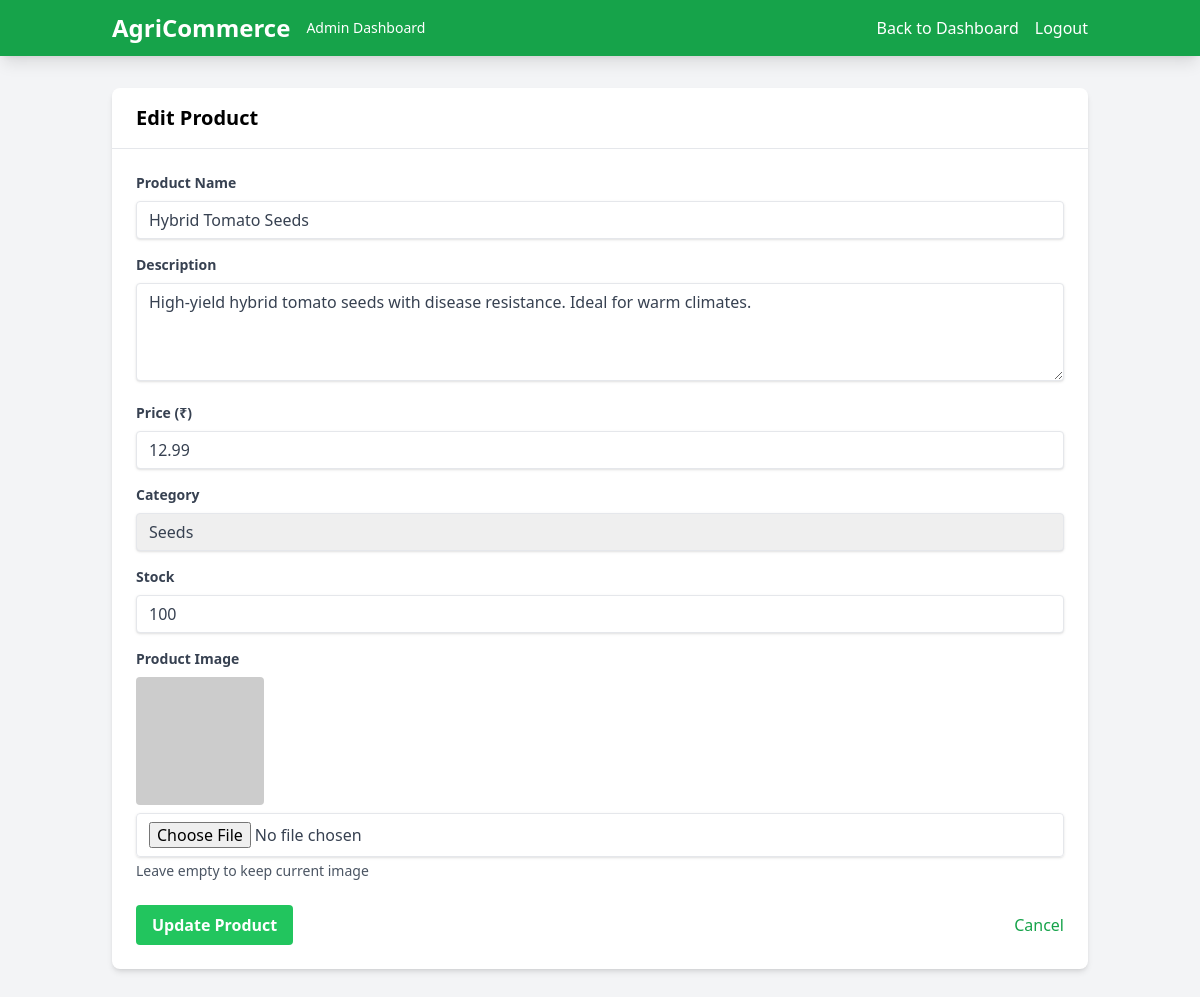
Before: /admin/edit_product.php?id=1 (signed in) with the older database file.
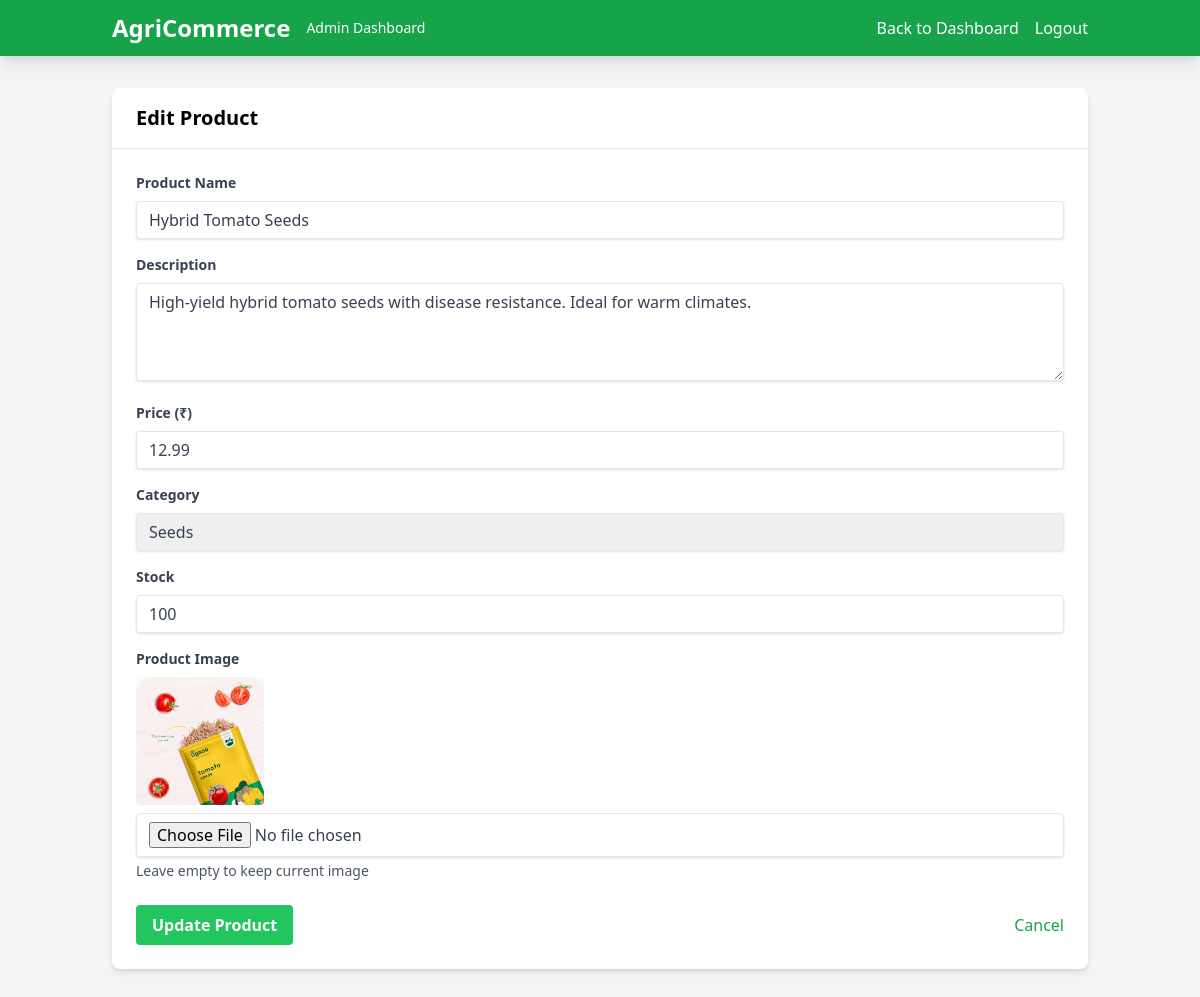
After: the same page with the newer database file.
### tables this page shows
CREATE TABLE IF NOT EXISTS products (
    id INT AUTO_INCREMENT PRIMARY KEY,
    name VARCHAR(255) NOT NULL,
    description TEXT,
    price DECIMAL(10,2) NOT NULL,
    image VARCHAR(255),
    category VARCHAR(100),
    stock INT DEFAULT 0,
    created_at TIMESTAMP DEFAULT CURRENT_TIMESTAMP
);

### admin/edit_product.php (the view, shortened to what the changed rows need)
<?php
require_once '../config/database.php';
$product_id = $_GET['id'];
$sql = "SELECT * FROM products WHERE id = ?";
$stmt = $conn->prepare($sql);
$stmt->bind_param("i", $product_id);
$stmt->execute();
$result = $stmt->get_result();
$product = $result->fetch_assoc();
?>
<!DOCTYPE html>
<html lang="en">
<head>
    <script src="https://cdn.tailwindcss.com"></script>
</head>
<body class="bg-gray-100">
    <div class="container mx-auto px-6 py-8">
        <div class="bg-white rounded-lg shadow-md overflow-hidden">
            <div class="px-6 py-4 border-b border-gray-200">
                <h2 class="text-xl font-semibold">Edit Product</h2>
            </div>
            <form action="" method="POST" enctype="multipart/form-data" class="p-6">
                <div class="mb-4">
                    <label class="block text-gray-700 text-sm font-bold mb-2" for="name">
                        Product Name
                    </label>
                    <input class="shadow appearance-none border rounded w-full py-2 px-3 text-gray-700 leading-tight focus:outline-none focus:shadow-outline"
                           id="name" name="name" type="text" value="<?php echo htmlspecialchars($product['name']); ?>" required>
                </div>
                <div class="mb-4">
                    <label class="block text-gray-700 text-sm font-bold mb-2" for="description">
                        Description
                    </label>
                    <textarea class="shadow appearance-none border rounded w-full py-2 px-3 text-gray-700 leading-tight focus:outline-none focus:shadow-outline"
                              id="description" name="description" rows="4" required><?php echo htmlspecialchars($product['description']); ?></textarea>
                </div>
                <div class="mb-4">
                    <label class="block text-gray-700 text-sm font-bold mb-2" for="price">
                        Price (₹)
                    </label>
                    <input class="shadow appearance-none border rounded w-full py-2 px-3 text-gray-700 leading-tight focus:outline-none focus:shadow-outline"
                           id="price" name="price" type="number" step="0.01" value="<?php echo $product['price']; ?>" required>
                </div>
                <div class="mb-4">
                    <label class="block text-gray-700 text-sm font-bold mb-2" for="category">
                        Category
                    </label>
                    <select class="shadow appearance-none border rounded w-full py-2 px-3 text-gray-700 leading-tight focus:outline-none focus:shadow-outline"
                            id="category" name="category" required>
                        <option value="Seeds" <?php echo $product['category'] == 'Seeds' ? 'selected' : ''; ?>>Seeds</option>
                    </select>
                </div>
                <div class="mb-4">
                    <label class="block text-gray-700 text-sm font-bold mb-2" for="stock">
                        Stock
                    </label>
                    <input class="shadow appearance-none border rounded w-full py-2 px-3 text-gray-700 leading-tight focus:outline-none focus:shadow-outline"
                           id="stock" name="stock" type="number" value="<?php echo $product['stock']; ?>" required>
                </div>
                <div class="mb-6">
                    <?php if ($product['image']): ?>
                        <div class="mb-2">
                            <img src="<?php echo '../' . htmlspecialchars($product['image']); ?>"
                                 alt="Current product image"
                                 class="h-32 w-32 object-cover rounded">
                        </div>
                    <?php endif; ?>
                </div>
            </form>
        </div>
    </div>
</body>
</html>

Changed rows visible on the page:
changed products "Hybrid Tomato Seeds": image: picture added
